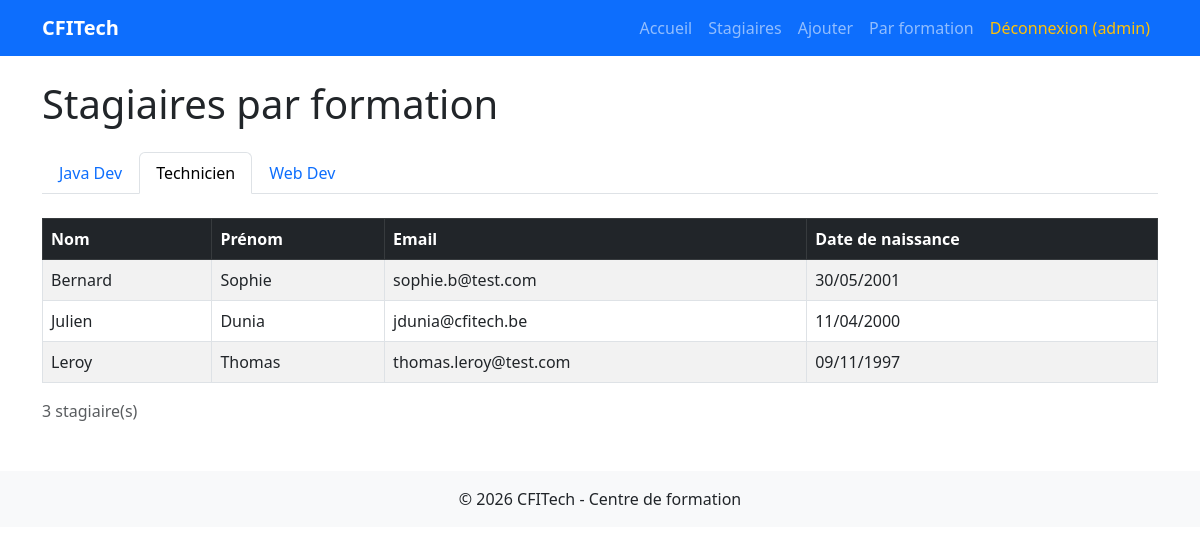
The app's page /formation.php?id=2 (signed in) with its own data.
### tables this page shows
CREATE TABLE `formations` (
    `id`         INT AUTO_INCREMENT PRIMARY KEY,
    `intitule`   VARCHAR(100) NOT NULL,
    `nb_mois`    INT          NOT NULL,
    `date_debut` DATE         NOT NULL
);

CREATE TABLE `stagiaires` (
    `id`             INT AUTO_INCREMENT PRIMARY KEY,
    `nom`            VARCHAR(100) NOT NULL,
    `prenom`         VARCHAR(100) NOT NULL,
    `email`          VARCHAR(100) NOT NULL UNIQUE,
    `date_naissance` DATE         NOT NULL,
    `formation_id`   INT          NOT NULL,
    FOREIGN KEY (`formation_id`) REFERENCES `formations`(`id`)
        ON DELETE RESTRICT ON UPDATE CASCADE
);

### formation.php (the view, shortened to what this page needs)
<?php
require_once __DIR__ . '/config/db.php';
require_once 'header.php';
$formations   = $pdo->query("SELECT id, intitule FROM formations ORDER BY intitule")->fetchAll();
$formation_id = isset($_GET['id']) ? (int)$_GET['id'] : ($formations[0]['id'] ?? 0);
$stagiaires = [];
if ($formation_id > 0) {
    $stmt = $pdo->prepare("SELECT nom, prenom, email, date_naissance FROM stagiaires WHERE formation_id = ? ORDER BY nom ASC");
    $stmt->execute([$formation_id]);
    $stagiaires = $stmt->fetchAll();
}
?>
<h1 class="mb-4">Stagiaires par formation</h1>
<ul class="nav nav-tabs mb-4">
    <?php foreach ($formations as $f): ?>
        <li class="nav-item">
            <a class="nav-link <?= ($f['id'] == $formation_id) ? 'active' : '' ?>"
               href="formation.php?id=<?= (int)$f['id'] ?>">
                <?= htmlspecialchars($f['intitule']) ?>
            </a>
        </li>
    <?php endforeach; ?>
</ul>
<?php if (empty($stagiaires)): ?>
    <div class="alert alert-info">Aucun stagiaire dans cette formation.</div>
<?php else: ?>
<table class="table table-striped table-bordered">
    <thead class="table-dark">
        <tr>
            <th>Nom</th><th>Prénom</th><th>Email</th><th>Date de naissance</th>
        </tr>
    </thead>
    <tbody>
        <?php foreach ($stagiaires as $s): ?>
        <tr>
            <td><?= htmlspecialchars($s['nom']) ?></td>
            <td><?= htmlspecialchars($s['prenom']) ?></td>
            <td><?= htmlspecialchars($s['email']) ?></td>
            <td><?= date('d/m/Y', strtotime($s['date_naissance'])) ?></td>
        </tr>
        <?php endforeach; ?>
    </tbody>
</table>
<p class="text-muted"><?= count($stagiaires) ?> stagiaire(s)</p>
<?php endif; ?>
<?php require_once 'footer.php'; ?>

### records on screen
formations: intitule "Java Dev"
formations: intitule "Technicien"
formations: intitule "Web Dev"
stagiaires: nom "Bernard", prenom "Sophie", email "sophie.b@test.com", date_naissance "30/05/2001"
stagiaires: nom "Julien", prenom "Dunia", email "jdunia@cfitech.be", date_naissance "11/04/2000"
stagiaires: nom "Leroy", prenom "Thomas", email "thomas.leroy@test.com", date_naissance "09/11/1997"

### other values on screen
$_SESSION['user'] "admin"
count($stagiaires) "3"
